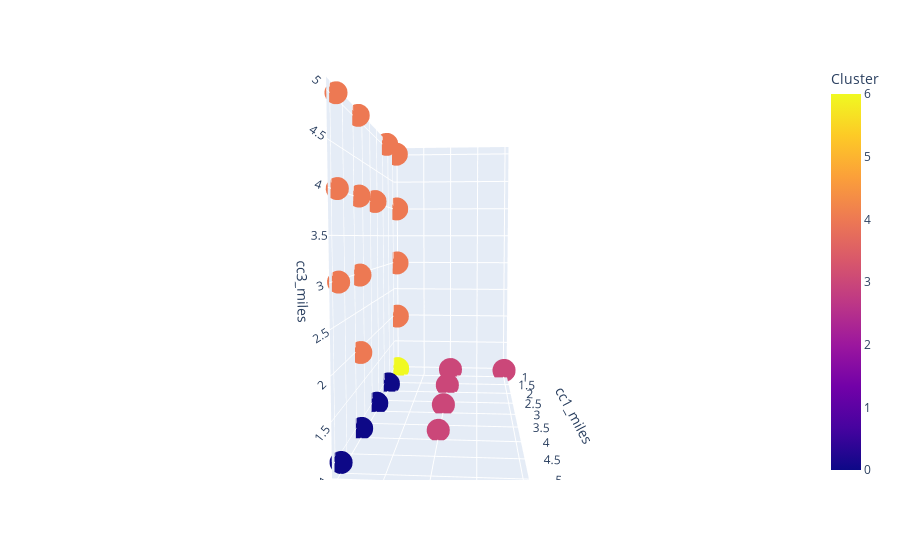

The notebook cell this image was saved under:
### Markdown cell above
From above charts, we can see that only Cluster 2 is the one having highest no. of Flight miles and Flight transactions in past 12 months. Therefore, Customers in Cluster 2 are definitely important Customers.

### Code cell
pe.scatter_3d(data_frame = df, x = 'cc1_miles', y = 'cc2_miles', z = 'cc3_miles', color = 'Cluster')

### Figure 1 — Plotly figure (JSON) as saved in the notebook; plotly's stock layout.template omitted (floating-point values rounded to 4 significant figures; data arrays with more than 128 entries replaced by an {"elided": "..."} marker saying what was removed)
{"data": [{"hovertemplate": "cc1_miles=%{x}<br>cc2_miles=%{y}<br>cc3_miles=%{z}<br>Cluster=%{marker.color}<extra></extra>", "legendgroup": "", "marker": {"color": {"elided": "3999 int values"}, "coloraxis": "coloraxis", "symbol": "circle"}, "mode": "markers", "name": "", "scene": "scene", "showlegend": false, "type": "scatter3d", "x": {"elided": "3999 int values"}, "y": {"elided": "3999 int values"}, "z": {"elided": "3999 int values"}}], "layout": {"autosize": true, "coloraxis": {"colorbar": {"title": {"text": "Cluster"}}, "colorscale": [[0, "#0d0887"], [0.1111, "#46039f"], [0.2222, "#7201a8"], [0.3333, "#9c179e"], [0.4444, "#bd3786"], [0.5556, "#d8576b"], [0.6667, "#ed7953"], [0.7778, "#fb9f3a"], [0.8889, "#fdca26"], [1, "#f0f921"]]}, "legend": {"tracegroupgap": 0}, "margin": {"t": 60}, "scene": {"aspectmode": "auto", "aspectratio": {"x": 1.26, "y": 0.63, "z": 1.26}, "camera": {"center": {"x": 0, "y": 0, "z": 0}, "eye": {"x": 2.182, "y": 0.1449, "z": 0.1452}, "projection": {"type": "perspective"}, "up": {"x": 0, "y": 0, "z": 1}}, "domain": {"x": [0, 1], "y": [0, 1]}, "xaxis": {"title": {"text": "cc1_miles"}, "type": "linear"}, "yaxis": {"title": {"text": "cc2_miles"}, "type": "linear"}, "zaxis": {"title": {"text": "cc3_miles"}, "type": "linear"}}}}
